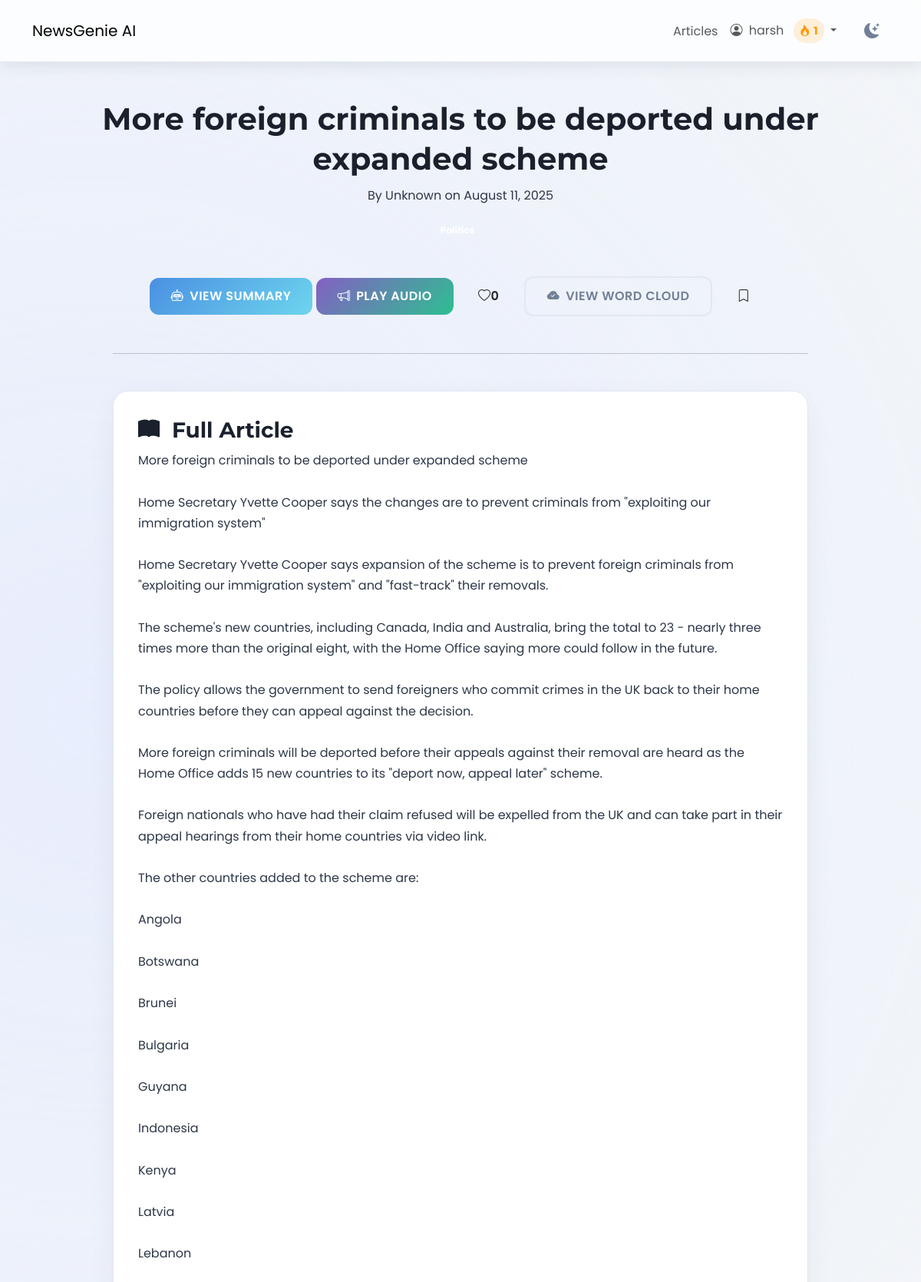
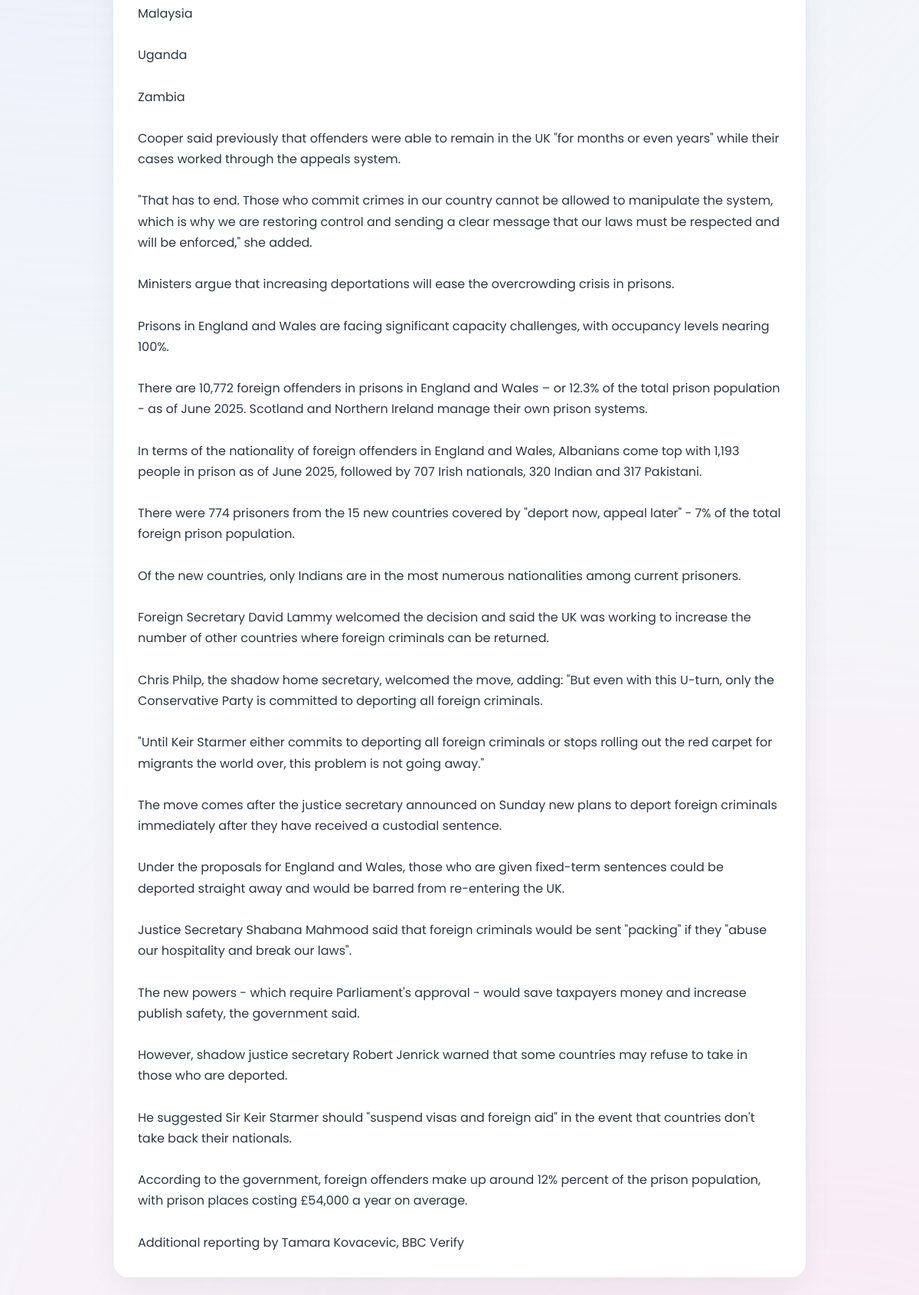
Page /article/481/ (signed in, upper part) on the committed database (2 pictures, top to bottom).
### users/models.py (models this page shows, shortened)
class Profile(models.Model):
    user = models.OneToOneField(User, on_delete=models.CASCADE)
    bio = models.TextField(max_length=500, blank=True, null=True)
    streak_count = models.IntegerField(default=0)
    last_login_date = models.DateField(null=True, blank=True)

### news/models.py (models this page shows, shortened)
class Article(models.Model):
    title = models.CharField(max_length=255)
    author = models.CharField(max_length=100, default="Unknown")
    content = models.TextField()
    url = models.URLField(unique=True)
    source = models.CharField(max_length=100)
    published_at = models.DateTimeField()
    summary = models.TextField(blank=True, null=True)
    category = models.ManyToManyField(Category, related_name='articles')
    approved = models.BooleanField(default=False)
    audio_file = models.FileField(upload_to='news_audio/', blank=True, null=True)
    reading_time = models.PositiveIntegerField(default=0, help_text="Estimated reading time in minutes")
    is_spotlighted = models.BooleanField(default=False, help_text="Check this to feature this article on the articles page.")
    def approved_status(self):
        return self.approved
    approved_status.boolean = True
    approved_status.short_description = "Approved"

### news/views.py (the view)
# urls.py: path('article/<int:pk>/', views.article_detail, name="detail"),
@login_required
def article_detail(request, pk):
    article = get_object_or_404(Article, pk=pk)
    if not article.approved and not request.user.is_staff:
        raise Http404("This article is pending approval.")
    feedback_useful = SummaryFeedback.objects.filter(article=article, useful=True).count()
    feedback_not_useful = SummaryFeedback.objects.filter(article=article, useful=False).count()
    feedback_total = feedback_useful + feedback_not_useful
    feedback_submitted = False
    comment_form = CommentForm()
    comments = Comment.objects.filter(article=article, approved=True)
    if request.method == "POST":
        if 'feedback_submit' in request.POST:
            form = SummaryFeedbackForm(request.POST)
            if form.is_valid():
                existing_feedback = SummaryFeedback.objects.filter(user=request.user, article=article).first()
                if existing_feedback:
                    existing_feedback.useful = form.cleaned_data['useful']
                    existing_feedback.save()
                    messages.info(request, "Your feedback has been updated.")
                else:
                    feedback = form.save(commit=False)
                    feedback.article = article
                    feedback.user = request.user
                    feedback.save()
                    messages.success(request, "Thank you for your feedback.")
                feedback_submitted = True
            else:
                messages.error(request, "There was an error with your feedback submission.")
        elif 'comment_submit' in request.POST:
            comment_form = CommentForm(request.POST)
            if comment_form.is_valid():
                new_comment = comment_form.save(commit=False)
                new_comment.article = article
                new_comment.user = request.user
                new_comment.save()
                messages.success(request, "Your comment has been submitted for review.")
                return redirect('news:detail', pk=article.pk)
            else:
                messages.error(request, "There was an error submitting your comment.")
    else:
        form = SummaryFeedbackForm()
    if request.user.is_authenticated:
        ReadingHistory.objects.get_or_create(user=request.user, article=article)
        user_feedback_exists = SummaryFeedback.objects.filter(user=request.user, article=article).exists()
        is_liked_by_user = ArticleLike.objects.filter(user=request.user, article=article).exists()
        is_bookmarked_by_user = Bookmark.objects.filter(user=request.user, article=article).exists()
    else:
        user_feedback_exists = False
        is_liked_by_user = False
        is_bookmarked_by_user = False
    return render(request, "news/article_detail.html", {
        "article": article,
        "form": form,
        "comment_form": comment_form,
        "comments": comments,
        "feedback_submitted": feedback_submitted,
        "feedback_useful": feedback_useful,
        "feedback_not_useful": feedback_not_useful,
        "feedback_total": feedback_total,
        "user_feedback_exists": user_feedback_exists,
        "is_liked_by_user": is_liked_by_user,
        "is_bookmarked_by_user": is_bookmarked_by_user,
    })

### news/templates/news/article_detail.html (shortened to what this page needs)
{% extends 'news/base.html' %}
{% load static %}
{% load humanize %}
{% block content %}
<div class="container app-main-container mt-5">
    <div class="article-header-section text-center mb-5">
        <h1 class="article-title-heading">{{ article.title }}</h1>
        <p class="article-meta-text">By {{ article.author }} on {{ article.published_at|date:"F d, Y" }}</p>
        <div class="category-badges mt-3">
            {% for category in article.category.all %}
                <span class="badge category-pill me-2">{{ category.name }}</span>
            {% endfor %}
        </div>
    </div>
    <div class="row justify-content-center mb-5">
        <div class="col-lg-10 col-md-12">
            <div class="action-buttons-wrapper text-center mb-4">
                {% if article.content %}
                    <button id="generateSummaryBtn" class="btn app-btn primary-btn">
                        <i class="bi bi-robot me-2"></i> {% if article.summary %}View Summary{% else %}Generate Summary{% endif %}
                    </button>
                {% endif %}
                {% if article.summary %}
                    <button id="generateAudioBtn" class="btn app-btn secondary-btn">
                        <i class="bi bi-megaphone me-2"></i> {% if article.audio_file %}Play Audio{% else %}Generate Audio{% endif %}
                    </button>
                {% endif %}
                <button class="btn app-btn icon-btn like-btn {% if is_liked_by_user %}liked{% endif %}" data-article-id="{{ article.pk }}" {% if not user.is_authenticated %}disabled title="Login to like" {% endif %}>
                    <i class="bi {% if is_liked_by_user %}bi-heart-fill{% else %}bi-heart{% endif %}"></i>
                    <span class="like-count">{{ article.likes.count }}</span>
                </button>
                <button id="showWordCloudBtn" class="btn app-btn outline-btn">
                    <i class="bi bi-cloud-check-fill me-2"></i> View Word Cloud
                </button>
                <button class="btn app-btn icon-btn bookmark-btn {% if is_bookmarked_by_user %}bookmarked{% endif %}" data-article-id="{{ article.pk }}" {% if not user.is_authenticated %}disabled title="Login to bookmark" {% endif %}>
                    <i class="bi {% if is_bookmarked_by_user %}bi-bookmark-fill{% else %}bi-bookmark{% endif %}"></i>
                </button>
            </div>
            <hr class="section-divider my-5">
            <div class="app-card full-article-content-card mb-4">
                <h3 class="card-heading"><i class="bi bi-book-fill me-2"></i> Full Article</h3>
                <div class="card-body-text full-article-text">{{ article.content|linebreaksbr }}</div>
            </div>
        </div>
    </div>
</div>
{% endblock %}

### templates/news/base.html (shortened to what this page needs)
{% load static %}
<!DOCTYPE html>
<html lang="en">
<head>
    <link href="https://cdn.jsdelivr.net/npm/bootstrap@5.3.0/dist/css/bootstrap.min.css" rel="stylesheet">
    <link rel="stylesheet" href="https://cdn.jsdelivr.net/npm/bootstrap-icons@1.10.5/font/bootstrap-icons.css">
    <link rel="stylesheet" href="{% static 'css/newsgenie.css' %}">
</head>
<body class="{{ request.COOKIES.theme|default:'light' }}-mode">
    <header class="app-navbar navbar navbar-expand-lg sticky-top">
        <div class="container">
            <a class="navbar-brand navbar-brand-custom" href="{% url 'news:homepage' %}">NewsGenie AI</a>
            <div class="collapse navbar-collapse" id="navbarNav">
                <ul class="navbar-nav ms-auto align-items-center">
                    {% if user.is_authenticated %}
                        <li class="nav-item">
                            <a class="nav-link nav-link-custom" href="{% url 'news:article_list' %}">Articles</a>
                        </li>
                        <li class="nav-item dropdown">
                            <a class="nav-link nav-link-custom dropdown-toggle" href="#" id="navbarDropdown" role="button" data-bs-toggle="dropdown" aria-expanded="false">
                                <i class="bi bi-person-circle me-1"></i>
                                {{ user.username }}
                                <span class="streak-indicator ms-2">
                                    <i class="bi bi-fire"></i> {{ user.profile.streak_count }}
                                </span>
                            </a>
                        </li>
                    {% endif %}
                    <li class="nav-item ms-3">
                        <button id="theme-toggle" class="btn theme-toggle-btn">
                            <i class="bi bi-moon-stars-fill"></i>
                        </button>
                    </li>
                </ul>
            </div>
        </div>
    </header>
    <main class="container my-5 app-content-wrapper">
        {% block content %}{% endblock %}
    </main>
</body>
</html>

### news/static/css/newsgenie.css (style rules this page uses)
:root { --font-heading: 'Montserrat', sans-serif; --font-body: 'Poppins', sans-serif; --light-bg-primary: #f4f7f9; --light-bg-secondary: #ffffff; --light-bg-tertiary: #eef2f5; --light-text-primary: #2d3748; --light-text-secondary: #718096; --light-heading-color: #1a202c; --light-border-color: #e2e8f0; --light-shadow-color: rgba(45, 55, 72, 0.1); --dark-bg-primary: #12121a; --dark-bg-secondary: #1a1a26; --dark-bg-tertiary: #242430; --dark-text-primary: #a9b3c1; --dark-text-secondary: #8a93a2; --dark-heading-color: #e8ecf3; --dark-border-color: #333344; --dark-shadow-color: rgba(0, 0, 0, 0.25); --accent-purple-start: #8360c3; --accent-purple-end: #2ebf91; --accent-blue-start: #4a90e2; --accent-blue-end: #6dd5ed; --accent-pink-start: #d4418e; --accent-pink-end: #0652c5; --accent-red: #e53e3e; --accent-green: #38a169; --accent-yellow: #d69e2e; --gradient-primary: linear-gradient(135deg, var(--accent-purple-start) 0%, var(--accent-purple-end) 100%); --gradient-secondary: linear-gradient(135deg, var(--accent-blue-start) 0%, var(--accent-blue-end) 100%); --gradient-danger: linear-gradient(135deg, var(--accent-pink-start) 0%, var(--accent-pink-end) 100%); --gradient-text: linear-gradient(135deg, #6a11cb 0%, #2575fc 100%); --border-radius-sm: 8px; --border-radius-md: 12px; --border-radius-lg: 20px; --spacing-xs: 4px; --spacing-sm: 8px; --spacing-md: 16px; --spacing-lg: 24px; --spacing-xl: 32px; --spacing-xxl: 48px; --transition-fast: 0.15s ease-in-out; --transition-normal: 0.3s cubic-bezier(0.25, 0.8, 0.25, 1); --transition-slow: 0.5s ease-in-out; }
*, *::before, *::after { box-sizing: border-box; margin: 0; padding: 0; }
html { scroll-behavior: smooth; }
body { font-family: var(--font-body); font-size: 16px; line-height: 1.7; background-color: var(--light-bg-primary); color: var(--light-text-primary); transition: background-color var(--transition-normal), color var(--transition-normal); position: relative; min-height: 100vh; overflow-x: hidden; }
body::before { content: ''; position: fixed; top: 0; left: 0; width: 100%; height: 100%; z-index: -1; pointer-events: none; background: radial-gradient(circle at 10% 20%, #e0e7ff, transparent 40%), radial-gradient(circle at 90% 80%, #ffe0f0, transparent 40%); opacity: 0.6; transition: opacity var(--transition-slow); }
h1, h2, h3, h4, h5, h6 { font-family: var(--font-heading); font-weight: 700; color: var(--light-heading-color); line-height: 1.3; transition: color var(--transition-normal); }
a { color: var(--accent-purple-start); text-decoration: none; transition: color var(--transition-fast); }
.app-card { background-color: var(--light-bg-secondary); border-radius: var(--border-radius-lg); box-shadow: 0 10px 40px -10px var(--light-shadow-color); border: 1px solid var(--light-border-color); transition: all var(--transition-normal); padding: var(--spacing-xl); }
.app-btn { padding: 12px 28px; font-size: 1rem; font-weight: 600; border-radius: var(--border-radius-md); border: none; cursor: pointer; transition: all var(--transition-normal); text-align: center; display: inline-flex; align-items: center; justify-content: center; text-transform: uppercase; letter-spacing: 0.5px; }
.app-btn.primary-btn { background: var(--gradient-secondary); color: white; }
.app-btn.secondary-btn { background: var(--gradient-primary); color: white; }
.app-btn.outline-btn { background: transparent; border: 2px solid var(--light-border-color); color: var(--light-text-secondary); }
.app-navbar { background-color: rgba(255, 255, 255, 0.8) !important; backdrop-filter: saturate(180%) blur(10px); box-shadow: 0 4px 20px var(--light-shadow-color); border-bottom: 1px solid var(--light-border-color); transition: all var(--transition-normal); padding: 1rem 0; }
.streak-indicator { display: inline-flex; align-items: center; background-color: rgba(255, 152, 0, 0.15); color: #ff9800; padding: 4px 8px; border-radius: 50px; font-size: 0.9rem; font-weight: 700; font-family: var(--font-heading); }
.streak-indicator i { color: #ff9800; margin-right: 4px; }
.theme-toggle-btn { background-color: transparent !important; border: none !important; color: var(--light-text-secondary); font-size: 1.25rem; padding: 0.25rem 0.75rem; }

### rows in the picture
Article: title "More foreign criminals to be deported under expanded scheme", author "Unknown", published_at "August 11, 2025", likes.count "0", content "More foreign criminals to be deported under expanded scheme Home Secretary Yvette Cooper says the changes are to prevent criminals from \"exploiting our immigration system\" Home Secretary Yvette Cooper says expansion of the scheme is to prevent foreign criminals from \"exploiting our immigration system\" and \"fast-track\" their removals. The scheme's new countries, including Canada, India and Australia, bring the total to 23 - nearly three times more than the original eight, with the Home Office saying more could follow in the future. The policy allows the government to send foreigners who commit crimes in the UK back to their home countries before they can appeal against the decision. More…"

### other values in the picture
{{ user.username }} "harsh"
{{ user.profile.streak_count }} "1"
